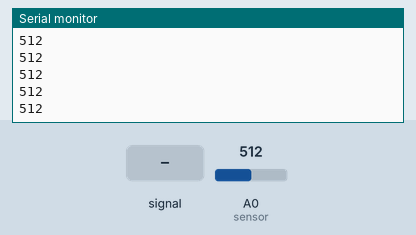
Bench run of a sketch on a simulated Arduino Uno, built with avr-gcc and run on an emulated ATmega328P. On the bench: the last lines printed to the serial monitor. The inputs (shaded band) are chosen by the test bench; at power-on: A0 (sensor) = 512.

Above: at 1.2 s.
1.3 s: A0 (sensor) fed a 200 Hz sine of ±81 counts around its level
At 2.1 s:
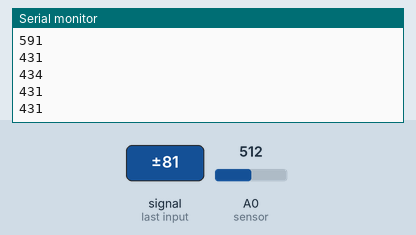
2.8 s: A0 (sensor) set to 716
At 3.5 s:
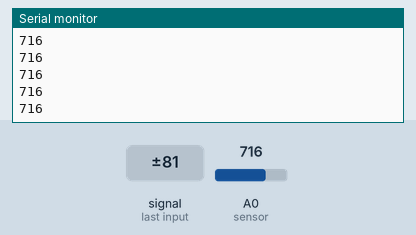
4.3 s: A0 (sensor) set to 900
At 5.0 s:
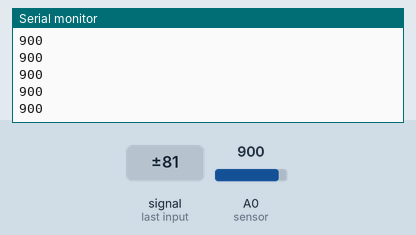
Timing chart, 0 to 7.3 s (numbered marks = the images above; inputs shaded):
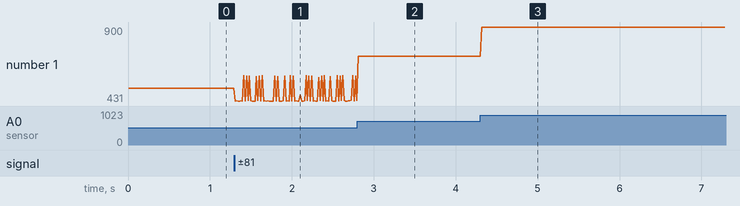

The sketch:

Ejercicio5.ino
```cpp
int sensor = A0;

void setup()
{
  Serial.begin(9600);
}

int totalLecturas = 30;
int valor[30];
int moda, frecuenciaMaxima, frecuenciaActual;

void loop()
{
  for(int i = 0; i < totalLecturas; i++)
  {
    valor[i] = analogRead(sensor);
    delayMicroseconds(100);
  }

  // Ordeno el vector
  for(int i = 0; i < totalLecturas; i++)
  {
    for(int j = i + 1; j < totalLecturas - 1; j++)
    {
      if(valor[j] < valor[i])
      {
        int temp = valor[i];
        valor[i] = valor[j];
        valor[j] = temp;
      }
    }
  }

  moda = valor[0];
  frecuenciaMaxima = 1;
  frecuenciaActual = 1;
  // Recorro el arreglo a partir del segundo valor
  for(int i = 1; i < totalLecturas; i++)
  {
    if (valor[i] == valor[i - 1])
    {
      // Si es el mismo valor que el anterior aumentar la frecuencia de este
      frecuenciaActual++;
    }
    else
    {
      // En caso de que haya un cambio, ver si el valor anterior tubo mayor frecuencia
      if (frecuenciaActual > frecuenciaMaxima)
      {
        // Si es el caso, actualizar valores
        moda = valor[i - 1];
        frecuenciaMaxima = frecuenciaActual;
      }
      frecuenciaActual = 1;
    }
  }
  // En caso de que el ultimo valor sea igual que el penultimo entonces no se entrara al else y no se verificara si
  //    este numero tiene mayor frecuencia que uno anterior
  if (valor[totalLecturas - 1] == valor[totalLecturas - 2] && frecuenciaActual > frecuenciaMaxima)
  {
    moda = valor[totalLecturas - 1];
  }
  Serial.println(moda);
  delay(10);
}
```

Measured:
- after the input at 1.3 s, the serial monitor: prints a new line at once (image 1)
- after the input at 2.8 s, the serial monitor: prints a new line at once (image 2)
- after the input at 4.3 s, the serial monitor: prints a new line at once (image 3)
- plotted number 1: 512 → 434 after the input at 1.3 s, 434 → 716 after the input at 2.8 s, 716 → 900 after the input at 4.3 s
